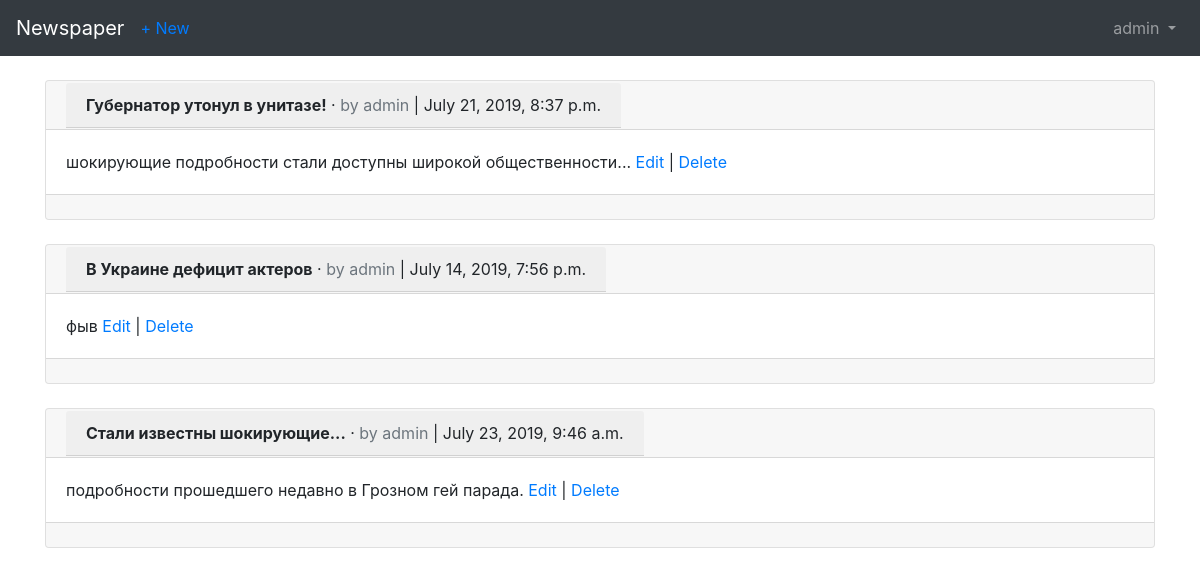
The page /articles/ (signed in) on the database as committed earlier.
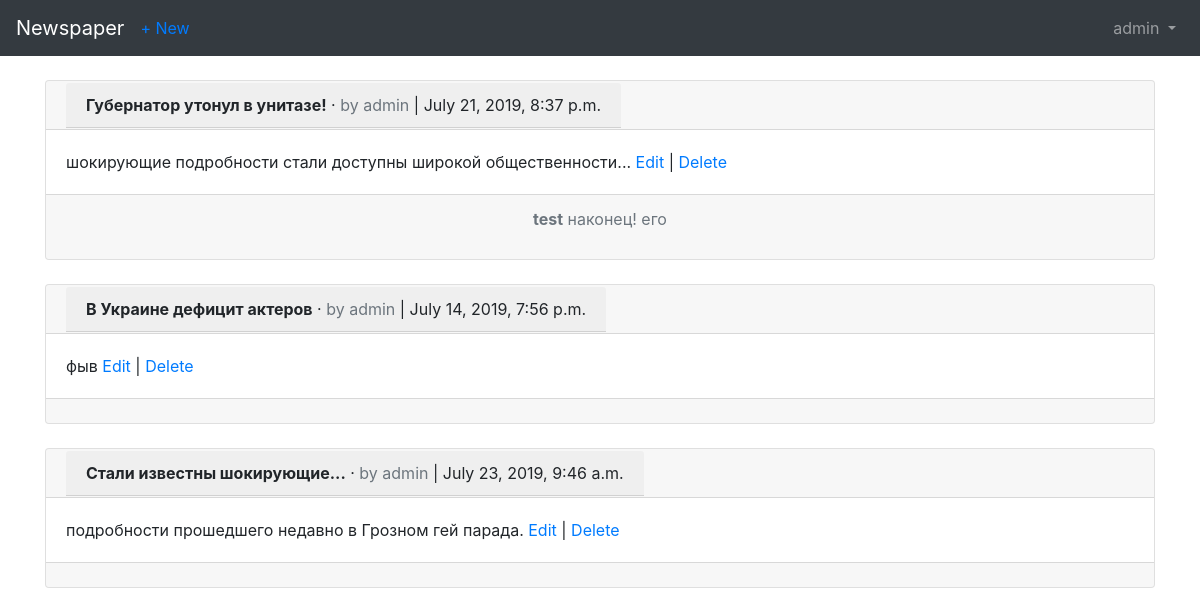
The same page on the database as committed later.
### articles/models.py (models this page shows, shortened)
class Article(models.Model):
    title = models.CharField(max_length=255)
    body = models.TextField()
    date = models.DateTimeField(auto_now=True)
    author = models.ForeignKey(
        get_user_model(),
        on_delete=models.CASCADE,
    )

class Comment(models.Model):
    article = models.ForeignKey(Article,
                                on_delete=models.CASCADE,
                                related_name='comments',
                                )
    comment = models.CharField(max_length=140)
    author = models.ForeignKey(
        get_user_model(),
        on_delete=models.CASCADE,
    )
    def __str__(self):
        return self.comment

### users/models.py (models this page shows)
class CustomUser(AbstractUser):
    age=models.PositiveIntegerField(null=True,blank=True)

### articles/views.py (the view)
class ArticleListView(LoginRequiredMixin, ListView):
    model = Article
    template_name = 'article_list.html'
    login_url = 'login'

### templates/article_list.html (shortened to what this page needs)
{% extends 'base.html' %}
{% block content %}
    {% for article in object_list %}
        <div class="card">
            <div class="card-header">
                    <span class="card-header">
                        <span class="font-weight-bold">{{ article.title }}</span> &middot;
                        <span class="text-muted">by {{ article.author }}</span> |
                        {{article.date}} </span>
            </div>
            <div class="card-body">
                {{article.body}}
                <a href="{% url 'article_edit' article.pk %}">Edit</a> |
                <a href="{% url 'article_delete' article.pk %}">Delete</a>
            </div>
            <div class="card-footer text-center text-muted">
                {% for comment in article.comments.all %}
                    <p>
                        <span class="font-weight-bold">{{ comment.author }}</span>
                        {{ comment }}
                    </p>
                {% endfor %}
            </div>
        </div>
        <br />
    {% endfor %}
{% endblock content %}

Rows that differ between the two databases and show on the page:
added Comment: author "test", comment "наконец! его", shown under Article "Губернатор утонул в унитазе!"
